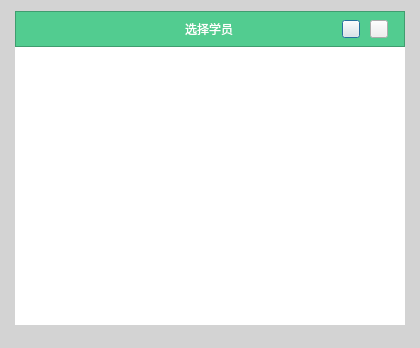
<?xml version="1.0" encoding="UTF-8"?>
<ui version="4.0">
 <class>DoublePubStuChoiceUI</class>
 <widget class="QDialog" name="DoublePubStuChoiceUI">
  <property name="geometry">
   <rect>
    <x>0</x>
    <y>0</y>
    <width>420</width>
    <height>348</height>
   </rect>
  </property>
  <property name="windowTitle">
   <string>Dialog</string>
  </property>
  <property name="styleSheet">
   <string notr="true">#DoublePubStuChoiceUI{
	background-color: rgb(211, 211, 211);
}	</string>
  </property>
  <layout class="QGridLayout" name="gridLayout_2">
   <property name="leftMargin">
    <number>1</number>
   </property>
   <property name="topMargin">
    <number>1</number>
   </property>
   <property name="rightMargin">
    <number>1</number>
   </property>
   <property name="bottomMargin">
    <number>1</number>
   </property>
   <property name="spacing">
    <number>0</number>
   </property>
   <item row="2" column="0">
    <widget class="QLabel" name="label_4">
     <property name="minimumSize">
      <size>
       <width>14</width>
       <height>0</height>
      </size>
     </property>
     <property name="maximumSize">
      <size>
       <width>14</width>
       <height>16777215</height>
      </size>
     </property>
     <property name="styleSheet">
      <string notr="true">border-image: url(:/widget/img/widget/back.png) 6 352 18 0;
</string>
     </property>
     <property name="text">
      <string/>
     </property>
    </widget>
   </item>
   <item row="2" column="2">
    <widget class="QLabel" name="label_6">
     <property name="minimumSize">
      <size>
       <width>14</width>
       <height>0</height>
      </size>
     </property>
     <property name="maximumSize">
      <size>
       <width>14</width>
       <height>16777215</height>
      </size>
     </property>
     <property name="styleSheet">
      <string notr="true">border-image: url(:/widget/img/widget/back.png) 10 0 18 352;</string>
     </property>
     <property name="text">
      <string/>
     </property>
    </widget>
   </item>
   <item row="0" column="0" colspan="3">
    <widget class="QLabel" name="label_5">
     <property name="minimumSize">
      <size>
       <width>0</width>
       <height>10</height>
      </size>
     </property>
     <property name="maximumSize">
      <size>
       <width>16777215</width>
       <height>10</height>
      </size>
     </property>
     <property name="styleSheet">
      <string notr="true">border-image: url(:/widget/img/widget/back.png) 0 0 194 0;
</string>
     </property>
     <property name="text">
      <string/>
     </property>
    </widget>
   </item>
   <item row="2" column="1">
    <widget class="CWidget" name="backframe" native="true">
     <property name="minimumSize">
      <size>
       <width>390</width>
       <height>314</height>
      </size>
     </property>
     <property name="maximumSize">
      <size>
       <width>390</width>
       <height>314</height>
      </size>
     </property>
     <property name="styleSheet">
      <string notr="true">#backframe
{
	background-color: rgb(255, 255, 255);
	

}</string>
     </property>
     <layout class="QVBoxLayout" name="verticalLayout_2">
      <property name="spacing">
       <number>0</number>
      </property>
      <property name="leftMargin">
       <number>0</number>
      </property>
      <property name="topMargin">
       <number>0</number>
      </property>
      <property name="rightMargin">
       <number>0</number>
      </property>
      <property name="bottomMargin">
       <number>2</number>
      </property>
      <item>
       <widget class="QFrame" name="Titleframe">
        <property name="minimumSize">
         <size>
          <width>0</width>
          <height>36</height>
         </size>
        </property>
        <property name="maximumSize">
         <size>
          <width>16777215</width>
          <height>36</height>
         </size>
        </property>
        <property name="styleSheet">
         <string notr="true">#Titleframe{
background-color: rgb(82, 204, 144);
}</string>
        </property>
        <property name="frameShape">
         <enum>QFrame::StyledPanel</enum>
        </property>
        <property name="frameShadow">
         <enum>QFrame::Raised</enum>
        </property>
        <layout class="QHBoxLayout" name="horizontalLayout_3">
         <property name="spacing">
          <number>10</number>
         </property>
         <property name="leftMargin">
          <number>70</number>
         </property>
         <property name="topMargin">
          <number>0</number>
         </property>
         <property name="rightMargin">
          <number>16</number>
         </property>
         <property name="bottomMargin">
          <number>0</number>
         </property>
         <item>
          <widget class="QLabel" name="label">
           <property name="minimumSize">
            <size>
             <width>0</width>
             <height>26</height>
            </size>
           </property>
           <property name="maximumSize">
            <size>
             <width>16777215</width>
             <height>26</height>
            </size>
           </property>
           <property name="styleSheet">
            <string notr="true">color: rgb(255, 255, 255);
font: 16px &quot;微软雅黑&quot;;</string>
           </property>
           <property name="text">
            <string>选择学员</string>
           </property>
           <property name="alignment">
            <set>Qt::AlignCenter</set>
           </property>
          </widget>
         </item>
         <item>
          <widget class="QPushButton" name="btnMinimize">
           <property name="minimumSize">
            <size>
             <width>18</width>
             <height>18</height>
            </size>
           </property>
           <property name="maximumSize">
            <size>
             <width>18</width>
             <height>18</height>
            </size>
           </property>
           <property name="styleSheet">
            <string notr="true">QPushButton{	
	border-image: url(:/Login/img/Login/min_green_Normal.png);
}

QPushButton:hover{		
	border-image: url(:/Login/img/Login/mic_green_Click.png);
}

QPushButton:pressed{
	border-image: url(:/Login/img/Login/min_green_Normal.png);
}

QPussButton:disable{
	border-image: url(:/Login/img/Login/min_green_Normal.png);
}</string>
           </property>
           <property name="text">
            <string/>
           </property>
          </widget>
         </item>
         <item>
          <widget class="QPushButton" name="btnClose">
           <property name="minimumSize">
            <size>
             <width>18</width>
             <height>18</height>
            </size>
           </property>
           <property name="maximumSize">
            <size>
             <width>18</width>
             <height>18</height>
            </size>
           </property>
           <property name="styleSheet">
            <string notr="true">QPushButton{	
	border-image: url(:/Login/img/Login/close_green_Normal.png);
}

QPushButton:hover{		
	border-image: url(:/Login/img/Login/close_green_Click.png);
}

QPushButton:pressed{
	border-image: url(:/Login/img/Login/close_green_Normal.png);
}

QPussButton:disable{
	border-image: url(:/Login/img/Login/close_green_Normal.png);
}</string>
           </property>
           <property name="text">
            <string/>
           </property>
          </widget>
         </item>
        </layout>
       </widget>
      </item>
      <item>
       <layout class="QVBoxLayout" name="verticalLayout_3">
        <property name="spacing">
         <number>0</number>
        </property>
        <property name="leftMargin">
         <number>0</number>
        </property>
        <property name="topMargin">
         <number>0</number>
        </property>
        <property name="rightMargin">
         <number>0</number>
        </property>
        <property name="bottomMargin">
         <number>0</number>
        </property>
        <item>
         <widget class="QListWidget" name="ListWidget">
          <property name="focusPolicy">
           <enum>Qt::NoFocus</enum>
          </property>
          <property name="styleSheet">
           <string notr="true">#ListWidget
{
	background-color: rgb(255, 255, 255);
	border:0px;
}

/*滚动条样式 开始*/
QScrollBar:vertical
{
border-radius:4px;
width:6px;
background:rgba(255,255,255, 255);
margin:0px,0px,0px,0px;

}

QScrollBar::handle:vertical
{
background:rgba(210,210,210, 255);
border-radius:3px;
min-height:20;
border: 1px solid #D2D2D2;
}

/*ListWidget item 样式*/
#ListWidget::item
{
	background-color: rgb(255, 255, 255);
}

#ListWidget::item:focus
{
	background-color: rgb(245, 247, 250);
}

#ListWidget::item:hover
{
	background-color: rgb(245, 247, 250);
}</string>
          </property>
         </widget>
        </item>
        <item>
         <widget class="QLabel" name="tipLab">
          <property name="styleSheet">
           <string notr="true">color: rgb(68, 68, 68);
font: 12px &quot;微软雅黑&quot;;</string>
          </property>
          <property name="text">
           <string/>
          </property>
         </widget>
        </item>
       </layout>
      </item>
     </layout>
    </widget>
   </item>
   <item row="3" column="0" colspan="3">
    <widget class="QLabel" name="label_7">
     <property name="minimumSize">
      <size>
       <width>0</width>
       <height>22</height>
      </size>
     </property>
     <property name="maximumSize">
      <size>
       <width>16777215</width>
       <height>22</height>
      </size>
     </property>
     <property name="styleSheet">
      <string notr="true">border-image: url(:/widget/img/widget/back.png) 182 0 0 0;</string>
     </property>
     <property name="text">
      <string/>
     </property>
    </widget>
   </item>
  </layout>
 </widget>
 <customwidgets>
  <customwidget>
   <class>CWidget</class>
   <extends>QWidget</extends>
   <header>cwidget.h</header>
   <container>1</container>
  </customwidget>
 </customwidgets>
 <resources>
  <include location="../../VLive/VLive.qrc"/>
 </resources>
 <connections/>
</ui>
